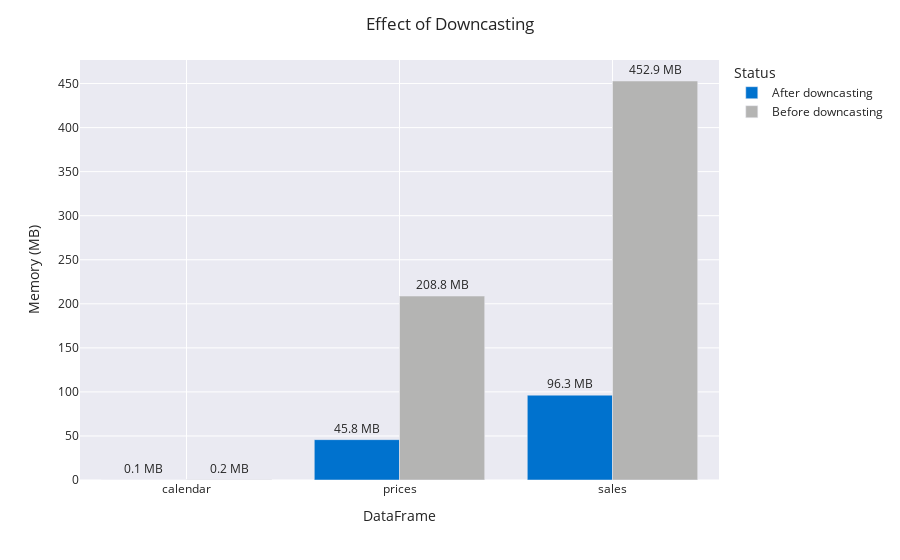

Notebook code cell kept with this figure:
### Code cell
memory = {
  'DataFrame':['sales','calendar','prices'],
  'Before downcasting':[sales_bd,calendar_bd,prices_bd],
  'After downcasting':[sales_ad,calendar_ad,prices_ad]
}

memory = pd.DataFrame(memory)
memory = pd.melt(memory, id_vars='DataFrame', var_name='Status', value_name='Memory (MB)')
memory.sort_values('Memory (MB)',inplace=True)
fig = px.bar(memory, x='DataFrame', y='Memory (MB)', color='Status', color_discrete_sequence=WALMART_COLOURS, barmode='group', text='Memory (MB)')
fig.update_traces(texttemplate='%{text} MB', textposition='outside')
fig.update_layout(template='seaborn', title='Effect of Downcasting')
fig.show()

### Figure 1 — Plotly figure (JSON) as saved in the notebook; plotly's stock layout.template omitted (floating-point values rounded to 4 significant figures)
{"data": [{"alignmentgroup": "True", "hovertemplate": "Status=After downcasting<br>DataFrame=%{x}<br>Memory (MB)=%{text}<extra></extra>", "legendgroup": "After downcasting", "marker": {"color": "#0072CE", "pattern": {"shape": ""}}, "name": "After downcasting", "offsetgroup": "After downcasting", "orientation": "v", "showlegend": true, "text": [0.1, 45.8, 96.3], "textposition": "outside", "texttemplate": "%{text} MB", "type": "bar", "x": ["calendar", "prices", "sales"], "xaxis": "x", "y": [0.1, 45.8, 96.3], "yaxis": "y"}, {"alignmentgroup": "True", "hovertemplate": "Status=Before downcasting<br>DataFrame=%{x}<br>Memory (MB)=%{text}<extra></extra>", "legendgroup": "Before downcasting", "marker": {"color": "#B4B4B3", "pattern": {"shape": ""}}, "name": "Before downcasting", "offsetgroup": "Before downcasting", "orientation": "v", "showlegend": true, "text": [0.2, 208.8, 452.9], "textposition": "outside", "texttemplate": "%{text} MB", "type": "bar", "x": ["calendar", "prices", "sales"], "xaxis": "x", "y": [0.2, 208.8, 452.9], "yaxis": "y"}], "layout": {"barmode": "group", "legend": {"title": {"text": "Status"}, "tracegroupgap": 0}, "margin": {"t": 60}, "title": {"text": "Effect of Downcasting"}, "xaxis": {"anchor": "y", "domain": [0, 1], "title": {"text": "DataFrame"}}, "yaxis": {"anchor": "x", "domain": [0, 1], "title": {"text": "Memory (MB)"}}}}
